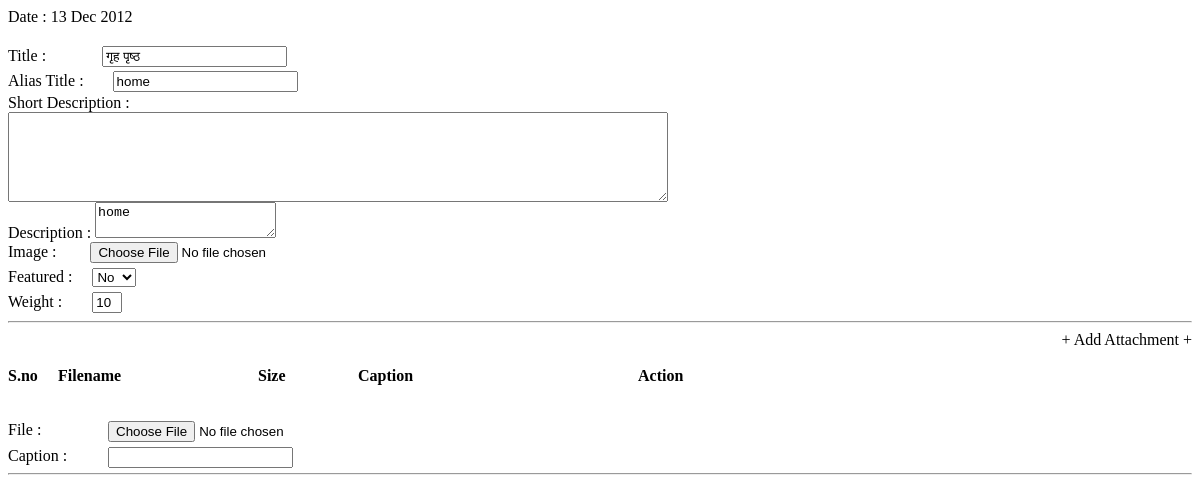
Screenshot of /admin/ajaxListingPanel.php?listId=56 with the database file from the repository.
### tables this page shows
CREATE TABLE IF NOT EXISTS `groups` (
`id` int(11) NOT NULL,
  `name` varchar(250) NOT NULL DEFAULT '',
  `nameen` varchar(255) NOT NULL,
  `urlname` varchar(250) NOT NULL,
  `type` varchar(200) NOT NULL DEFAULT '',
  `parentId` int(11) NOT NULL DEFAULT '0',
  `shortcontents` text NOT NULL,
  `shortcontentsen` text NOT NULL,
  `contents` longtext NOT NULL,
  `contentsen` text NOT NULL,
  `linkType` varchar(255) NOT NULL DEFAULT '',
  `weight` int(11) NOT NULL DEFAULT '50',
  `hide` varchar(3) NOT NULL DEFAULT 'no',
  `onDate` date NOT NULL DEFAULT '0000-00-00',
  `image` varchar(250) NOT NULL DEFAULT '',
  `display` varchar(10) NOT NULL,
  `featured` varchar(3) NOT NULL DEFAULT '',
  `block` varchar(100) NOT NULL,
  `transportation` varchar(250) NOT NULL,
  `pageTitle` text NOT NULL,
  `pageKeyword` text NOT NULL,
  `activity` varchar(100) NOT NULL,
  `publish` varchar(3) NOT NULL
);

### data/conn.php (called while the page is built, shortened)
<?php
	class Dbconn{
		var $links;
		function Dbconn(){
			$this->host = "localhost";
			$this->uname = "root";
			$this->psw = "";
			$this->dbname = "chapagain";
			$this->links = mysql_connect($this->host,$this->uname,$this->psw) or die("Sorry, couldnot connect to MySQL Server");
		}
		function exec($sqlMain){
			$result = mysql_query($sqlMain,$this->links) or die(mysql_error());
			return $result;
		}
		function fetchArray($result)
		{
			return mysql_fetch_array($result);
		}
	}
?>

### data/groups.php (called while the page is built, shortened)
<?php
class Groups
{
	function getById($id)
	{
		global $conn;
		$id = cleanQuery($id);
		$sql = "SElECT * FROM groups WHERE id = '$id'";
		$result = $conn->exec($sql);
		return $result;
	}
}
?>

### admin/init.php (called while the page is built, shortened)
<?php
require_once("../data/conn.php");
require_once("../data/users.php");
require_once("../data/groups.php");
$conn 					= new Dbconn();
$groups					= new Groups();
require_once("../data/sqlinjection.php");
?>

### data/sqlinjection.php (called while the page is built, shortened)
<?php
function cleanQuery($string)
{
  if (phpversion() >= '4.3.0')
  {
    $string = mysql_real_escape_string($string);
  }
  else
  {
    $string = mysql_escape_string($string);
  }
  return $string;
}
?>

### admin/ajaxListingPanel.php (the view, shortened to what this page needs)
<?php
include("init.php");
?>
<div>
  <?php
  $listResult = $groups->getById($_GET['listId']);
  $listRow = $conn->fetchArray($listResult);
  $weight = $groups -> getSubLastWeight($_GET['id'], "ListSub");
  if($listRow['weight'] > 0)
    $weight = $listRow['weight'];
  ?>
  <span>Date : </span> <span>
  <?php
  if (empty($listRow['onDate']))
    echo date('d M Y');
  else
  {
    $dateArr = explode("-", $listRow['onDate']);
    echo date('d M Y', mktime(0,0,0, $dateArr[1], $dateArr[2], $dateArr[0]));
  }
  ?>
  </span> <br class="clearboth" />
  </span> <br class="clearboth" />
  <span style="padding-right:50px;">Title : </span> <span>
  <input type="text" style="margin: 2px" name="listTitle" id="listTitle" value="<?php echo $listRow['name']; ?>" class="text" onchange="copySame('listUrlTitle', this.value);" /></span>
  <br class="clearboth" />
  <span style="padding-right:25px;">Alias Title : </span> <span>
  <input type="text" style="margin: 2px; margin-left: 0" name="listUrlTitle" id="listUrlTitle" value="<?php echo $listRow['urlname']; ?>" class="text" onchange="copySame('listUrlTitle', this.value);" />
  </span> <br class="clearboth" />
  <div>Short Description : </div> <span>
  <textarea class="listShortDescription" name="listShortDescription"><?php echo $listRow['shortcontents']; ?></textarea>
  </span> <br class="clearboth" />
  <span>Description : </span> <span>
  <textarea id="listDescription" name="listDescription"><?=$listRow['contents'];?></textarea>
  </span> <br class="clearboth" />
  <p style="margin: 0"><span style="padding-right:30px;">Image : </span> <span>
  <input type="file" name="listImage" class="file" />
  </span></p>
  <p style="margin: 5px 0 0"><span style="padding-right:16px;">Featured : </span> <span>
  <select name="listMain" class="list1">
    <option value="no" selected>No</option>
  </select>
  </span></p>
  <p style="margin: 5px 0 0"><span style="padding-right:26px;">Weight : </span> <span>
  <input type="text" name="listWeight" value="<?php echo $weight; ?>" class="text" style="width:30px;" />
  </span></p>
  <hr style="clear: both;">
  <div align="right" style="cursor: pointer;" onclick="addListFile();">+ Add Attachment +</div>
  <br>
  <div>
    <div class="sno strng">S.no</div>
    <div class="filename strng">Filename</div>
    <div class="size strng">Size</div>
    <div class="caption strng">Caption</div>
    <div class="action strng">Action</div>
    <br style="clear: both;">
    <br style="clear: both;">
    <br style="clear: both;">
  </div>
  <div id="uploadFileHolder">
    <div style="width:100px; float: left;">File : </div>
    <div style="float:left; margin-bottom: 5px;">
      <input type="file" name="listFile[]" class="file" />
    </div>
    <br style="clear: both;">
    <div style="width:100px; float: left;">Caption : </div>
    <div style="float:left; margin-bottom: 5px;">
      <input type="text" name="listCaption[]" class="text" />
    </div>
    <hr style="clear: both;">
  </div>
</div>

### admin/ajaxListingPanel.php (style rules this page uses)
.listShortDescription { width: 660px; height: 90px; padding: 5px; }
.sno { float:left; width:50px; }
.filename { float:left; width:200px; }
.size { float:left; width:100px; }
.caption { float:left; width:280px; }
.action { float:left; }
.strng { font-weight:bold; }

### rows the page displays
groups: onDate "13 Dec 2012", listTitle "गृह पृष्‍ठ", listUrlTitle "home", listDescription "home", listWeight "10"
